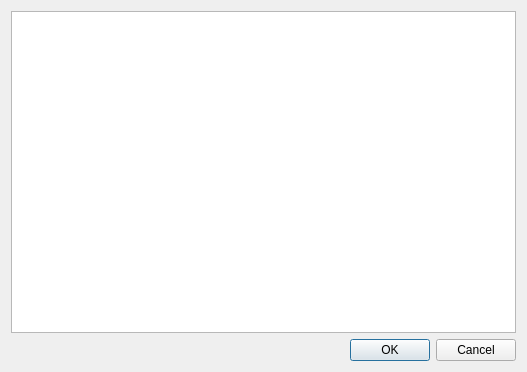
<?xml version="1.0" encoding="UTF-8"?>
<ui version="4.0">
 <class>PlanNotesDialog</class>
 <widget class="QDialog" name="PlanNotesDialog">
  <property name="geometry">
   <rect>
    <x>0</x>
    <y>0</y>
    <width>527</width>
    <height>372</height>
   </rect>
  </property>
  <property name="windowTitle">
   <string>Edit Plan Description</string>
  </property>
  <layout class="QVBoxLayout" name="verticalLayout">
   <item>
    <widget class="QTextEdit" name="planNotesTextEdit"/>
   </item>
   <item>
    <widget class="QDialogButtonBox" name="buttonBox">
     <property name="orientation">
      <enum>Qt::Horizontal</enum>
     </property>
     <property name="standardButtons">
      <set>QDialogButtonBox::Cancel|QDialogButtonBox::Ok</set>
     </property>
    </widget>
   </item>
  </layout>
 </widget>
 <resources/>
 <connections>
  <connection>
   <sender>buttonBox</sender>
   <signal>accepted()</signal>
   <receiver>PlanNotesDialog</receiver>
   <slot>accept()</slot>
   <hints>
    <hint type="sourcelabel">
     <x>248</x>
     <y>254</y>
    </hint>
    <hint type="destinationlabel">
     <x>157</x>
     <y>274</y>
    </hint>
   </hints>
  </connection>
  <connection>
   <sender>buttonBox</sender>
   <signal>rejected()</signal>
   <receiver>PlanNotesDialog</receiver>
   <slot>reject()</slot>
   <hints>
    <hint type="sourcelabel">
     <x>316</x>
     <y>260</y>
    </hint>
    <hint type="destinationlabel">
     <x>286</x>
     <y>274</y>
    </hint>
   </hints>
  </connection>
 </connections>
</ui>
